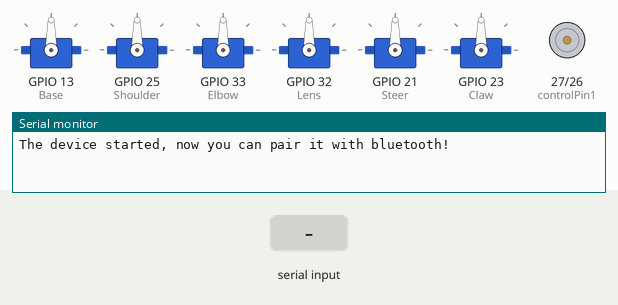
A sketch run on a simulated ESP32. Shown: 6 × servo, motor-driver pin pairs drawn as motors (green arrow = first pin HIGH = forward, orange = second pin HIGH = backward, longer = more drive, scaled by the enable pin), the last lines printed to the serial monitor. The test bench sets the inputs (shaded band). Nothing arrives over Bluetooth unless stated.

Above: at 1.2 s.
1.3 s: "Go\n" received over the second serial link
At 2.5 s:
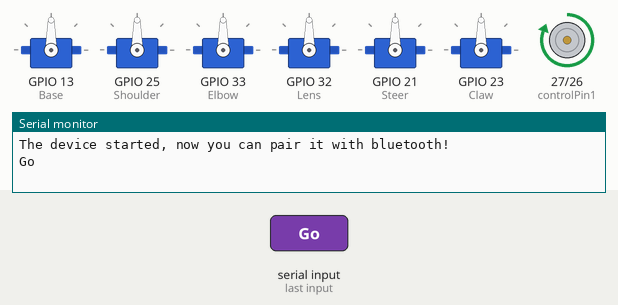
2.8 s: "Back\n" received over the second serial link
At 4.0 s:
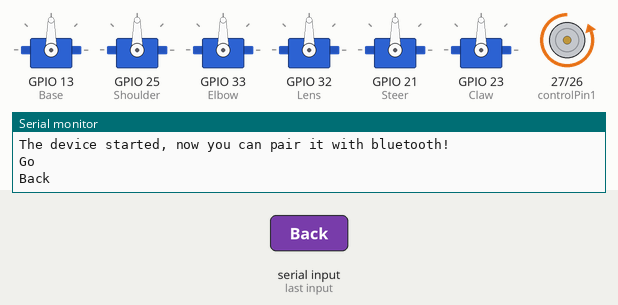
4.3 s: "H,45\n" received over the second serial link
At 5.5 s:
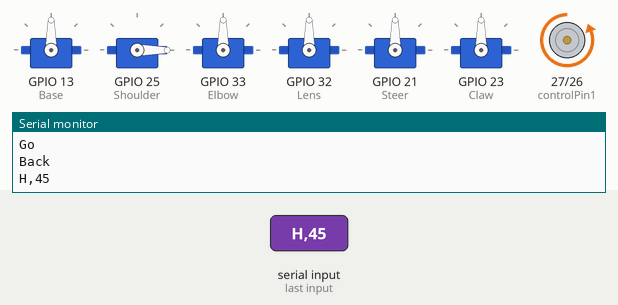
5.8 s: "F,45\n" received over the second serial link
At 6.8 s:
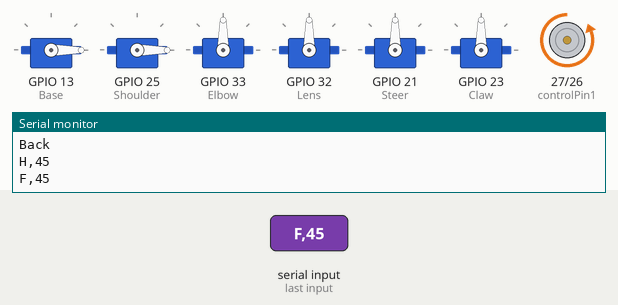
7.3 s: "Stop\n" received over the second serial link
At 8.3 s:
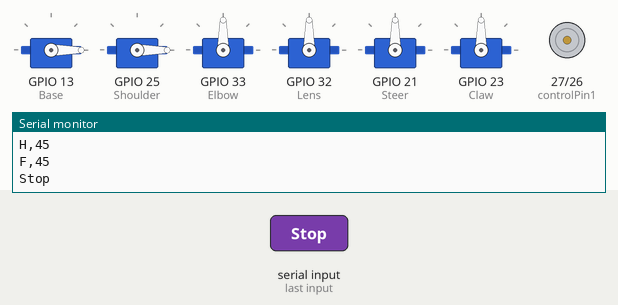
8.8 s: "F90\n" received over the second serial link
At 10.0 s:
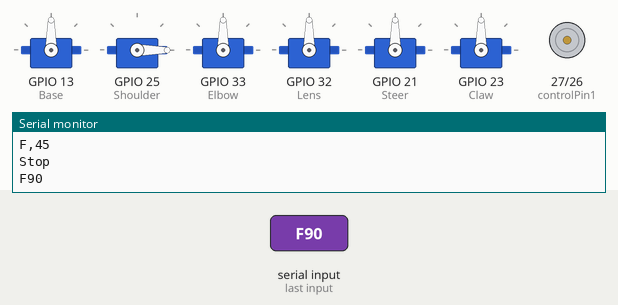
Timing chart, 0 to 11.3 s (numbered marks = the images above; inputs shaded):
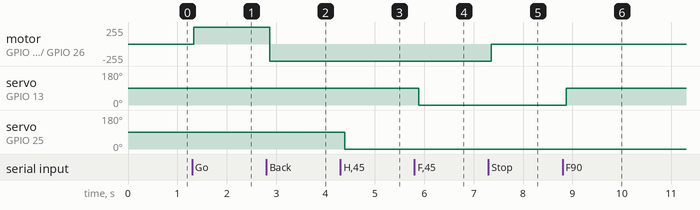

Measured:
- after the input at 1.3 s, motor on GPIO 27 (controlPin1) / GPIO 26 (controlPin2): stopped → forward 255/255 at once
- after the input at 2.8 s, motor on GPIO 27 (controlPin1) / GPIO 26 (controlPin2): forward 255/255 → backward 255/255 after 0.07 s
- after the input at 4.3 s, servo on GPIO 25 (Shoulder): 90° → 0° after 0.09 s
- after the input at 5.8 s, servo on GPIO 13 (Base): 90° → 0° after 0.08 s
- after the input at 7.3 s, motor on GPIO 27 (controlPin1) / GPIO 26 (controlPin2): backward 255/255 → stopped after 0.06 s
- after the input at 8.8 s, servo on GPIO 13 (Base): 0° → 90° after 0.08 s

The sketch:

Rover.ino
```cpp
#include "BluetoothSerial.h"
#include <ESP32_Servo.h>
#include "esp32-hal-ledc.h"
#include "Arduino.h"

#if !defined(CONFIG_BT_ENABLED) || !defined(CONFIG_BLUEDROID_ENABLED)
#error Bluetooth is not enabled! Please run `make menuconfig` to and enable it
#endif

BluetoothSerial SerialBT;

int controlPin1 = 27;
int controlPin2 = 26;
int enablePin = 14;
int motorSpeed = 1500;

const int freq = 30000;
const int pwmChannel = 0;
const int resolution = 8;

Servo Base;
Servo Shoulder;
Servo Elbow;
Servo Lens;
Servo Steer;
Servo Claw;
String message = "";
char incomingChar;

void setup() {
  ledcSetup(pwmChannel, freq, resolution);
  ledcAttachPin(enablePin, pwmChannel);
  Serial.begin(115200);
  SerialBT.begin("Please"); //Bluetooth device name
  Serial.println("The device started, now you can pair it with bluetooth!");

  pinMode(controlPin1, OUTPUT);
  pinMode(controlPin2, OUTPUT);
  pinMode(enablePin, OUTPUT);
  Base.attach(13, 500, 2400);
  Shoulder.attach(25, 500, 2400);
  Elbow.attach(33, 500, 2400);
  Lens.attach(32, 500, 2400);
  Steer.attach(21, 500, 1500);
  Claw.attach(23, 500, 2400);

}

void loop() {
  if (Serial.available()) {
    SerialBT.write(Serial.read());
  }
  if (SerialBT.available()) {
    char incomingChar = SerialBT.read();
    if (incomingChar != '\n') {
      message += String(incomingChar);
    }
    else {
      //arm navigation
      if (message.startsWith("F")) {
        message.remove(0, 1);
        message.trim();
        Base.write(message.toInt());
      }
      if (message.startsWith("H")) {
        message.remove(0, 1);
        message.trim();
        Shoulder.write(message.toInt());
      }
      if (message.startsWith("E")) {
        message.remove(0, 1);
        message.trim();
        Elbow.write(message.toInt());
      }
      //motor speed
      if (message.startsWith("M")) {
        message.remove(0, 1);
        message.trim();
        motorSpeed = message.toInt()*70;
      }
      //claw position
      if (message.startsWith("V")) {
        message.remove(0, 1);
        message.trim();
        if (message.toInt()<90) {
          Claw.write(0);
        }
        if (message.toInt()>90) {
          Claw.write(180);
        }
      }
      message = "";
    }

    //Serial.setTimeout(50);
    Serial.write(incomingChar);

    //car navigation*******************************************************
    if (message == "Go") {
      digitalWrite(controlPin1, HIGH);
      digitalWrite(controlPin2, LOW);
      ledcWrite(pwmChannel, motorSpeed);
    }
    if (message == "Back") {
      digitalWrite(controlPin1, LOW);
      digitalWrite(controlPin2, HIGH);
      ledcWrite(pwmChannel, motorSpeed);
    }
    if (message == "Stop") {
      digitalWrite(enablePin, 0);
      digitalWrite(controlPin1, LOW);
      digitalWrite(controlPin2, LOW);
    }

    if (message == "Left") {
      Steer.write(250);
    }
    if (message == "Right") {
      Steer.write(0);
    }
    if (message == "Center") {
      Steer.write(95);
    }

    //lens navigation****************************************************
    if (message == "LensX0") {
      Lens.write(0);
    }
    if (message == "LensX10") {
      Lens.write(45);
    }
    if (message == "LensX100") {
      Lens.write(90);
    }
  }
  delay(20);
}
```
